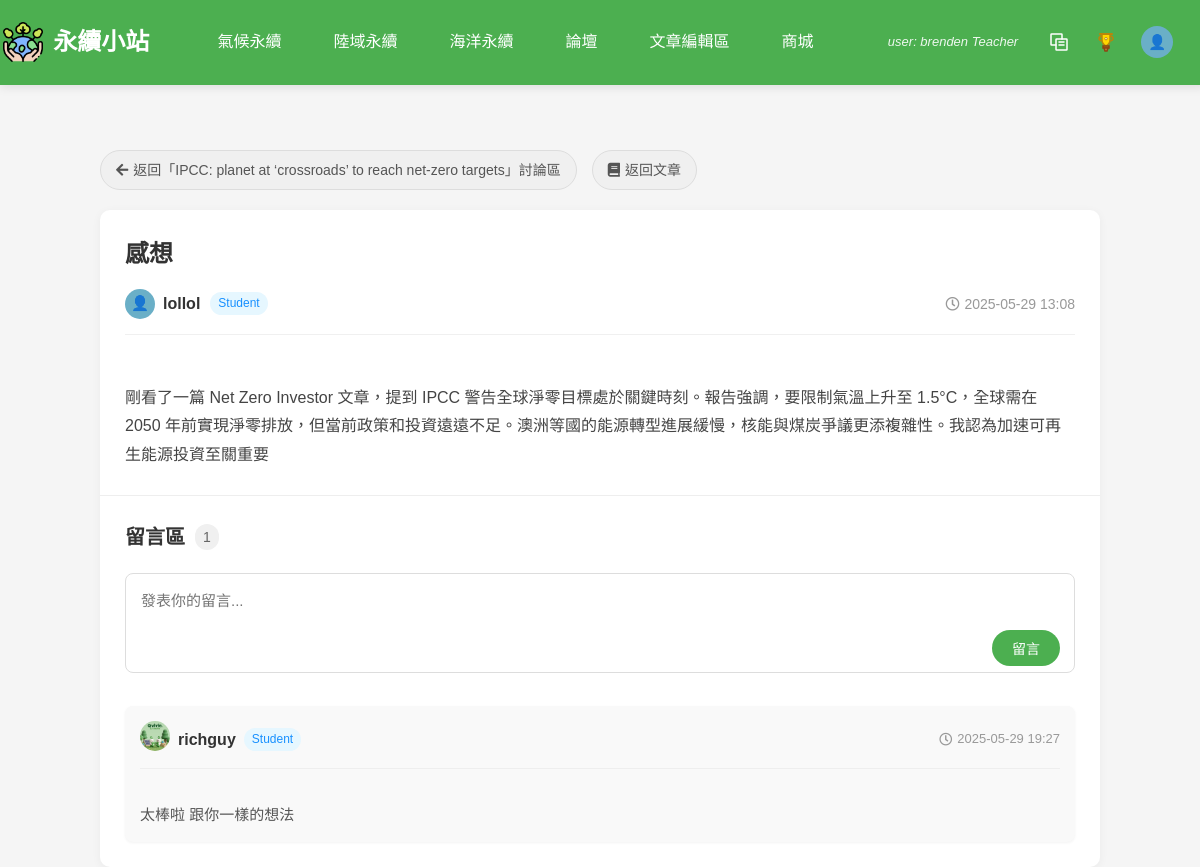
The app's page /php/discuss.php?post_id=5 (signed in) with its own data.
### tables this page shows
CREATE TABLE `article` (
  `ArticleID` int(11) NOT NULL COMMENT '文章編號 (PK)',
  `Title` varchar(100) NOT NULL COMMENT '標題',
  `Category` varchar(50) NOT NULL COMMENT '分類',
  `ImageURL` varchar(255) DEFAULT NULL COMMENT '圖片網址',
  `Description` text DEFAULT NULL COMMENT '簡介',
  `ArticleURL` varchar(255) NOT NULL COMMENT '文章網址',
  `UserID` int(11) NOT NULL,
  `Content` longtext DEFAULT NULL COMMENT '文章內容',
  `created_at` timestamp NOT NULL DEFAULT current_timestamp(),
  `teacher_summary` longtext DEFAULT NULL COMMENT '老師重點整理'
);

CREATE TABLE `communitypost` (
  `PostID` int(11) NOT NULL COMMENT '貼文編號 (PK)',
  `Content` text NOT NULL COMMENT '貼文內容',
  `ImageURL` varchar(255) DEFAULT NULL COMMENT '圖片網址',
  `PostDate` datetime DEFAULT current_timestamp() COMMENT '發文日期',
  `Title` varchar(50) DEFAULT NULL COMMENT '標題',
  `UserID` int(11) NOT NULL COMMENT 'FK to User',
  `ArticleID` int(11) DEFAULT NULL COMMENT '關聯的文章ID'
);

CREATE TABLE `user` (
  `UserID` int(11) NOT NULL COMMENT '使用者編號 (PK)',
  `Username` varchar(50) DEFAULT NULL COMMENT '使用者名稱',
  `Email` varchar(100) NOT NULL COMMENT '電子郵件',
  `Password` varchar(255) NOT NULL COMMENT '密碼 (加密儲存)',
  `JoinDate` datetime DEFAULT current_timestamp() COMMENT '註冊時間',
  `Status` enum('Student','Teacher','Admin') NOT NULL DEFAULT 'Student' COMMENT '使用者身份',
  `reset_token` varchar(255) DEFAULT NULL,
  `token_expire` datetime DEFAULT NULL,
  `AvatarURL` varchar(255) DEFAULT NULL,
  `BackgroundURL` varchar(255) DEFAULT NULL
);

CREATE TABLE `commentarea` (
  `CommentID` int(11) NOT NULL COMMENT '留言編號 (PK)',
  `PostID` int(11) NOT NULL COMMENT '貼文編號 (FK to CommunityPost)',
  `UserID` int(11) NOT NULL COMMENT '使用者編號 (FK to User)',
  `Content` text NOT NULL COMMENT '留言內容',
  `CommentTime` datetime DEFAULT current_timestamp() COMMENT '留言時間',
  `Status` enum('PENDING','APPROVED','DELETED') DEFAULT 'PENDING' COMMENT '留言狀態 (待審核/已通過/已刪除)'
);

### php/discuss.php (the view, shortened to what this page needs)
<?php
require_once 'db_connect.php';
$post_id = isset($_GET['post_id']) && filter_var($_GET['post_id'], FILTER_VALIDATE_INT) ? (int)$_GET['post_id'] : 0;
$sql = "SELECT cp.PostID, cp.Title, cp.Content, cp.PostDate, cp.ImageURL, cp.ArticleID, u.Username, u.Status, u.AvatarURL
        FROM communitypost cp
        JOIN user u ON cp.UserID = u.UserID
        WHERE cp.PostID = ?";
$stmt = mysqli_prepare($conn, $sql);
mysqli_stmt_bind_param($stmt, 'i', $post_id);
if (!mysqli_stmt_execute($stmt)) {
    die('貼文查詢執行失敗: ' . mysqli_stmt_error($stmt));
}
$result = mysqli_stmt_get_result($stmt);
$post = mysqli_fetch_assoc($result);
$sql = "SELECT ca.CommentID, ca.Content, ca.CommentTime, u.UserID, u.Username, u.Status, u.AvatarURL
        FROM commentarea ca
        JOIN user u ON ca.UserID = u.UserID
        WHERE ca.PostID = ?
        ORDER BY ca.CommentTime ASC";
$stmt = mysqli_prepare($conn, $sql);
mysqli_stmt_bind_param($stmt, 'i', $post_id);
if (!mysqli_stmt_execute($stmt)) {
    die('評論查詢執行失敗: ' . mysqli_stmt_error($stmt));
}
$comments = mysqli_stmt_get_result($stmt);
$article_title = '未知文章';
if (isset($post['ArticleID']) && $post['ArticleID'] > 0) {
    $article_sql = "SELECT Title FROM article WHERE ArticleID = ?";
    $article_stmt = mysqli_prepare($conn, $article_sql);
    mysqli_stmt_bind_param($article_stmt, 'i', $post['ArticleID']);
    mysqli_stmt_execute($article_stmt);
    $article_result = mysqli_stmt_get_result($article_stmt);
    $article_row = mysqli_fetch_assoc($article_result);
    $article_title = $article_row ? $article_row['Title'] : '未知文章';
}
?>
<!DOCTYPE html>
<html lang="zh-TW">
<head>
    <link rel="stylesheet" href="../css/nav3.css">
    <link rel="stylesheet" href="../css/discuss.css">
    <link rel="stylesheet" href="https://cdnjs.cloudflare.com/ajax/libs/font-awesome/5.15.4/css/all.min.css">
</head>
<body>
    <?php include 'nav.php'; ?>
    <div style="height: 70px;"></div>
    <div class="forum-container">
        <div class="navigation-links">
            <?php if (isset($post['ArticleID']) && $post['ArticleID'] > 0): ?>
                <a href="luntan.php?article_id=<?php echo $post['ArticleID']; ?>" class="back-link">
                    <i class="fas fa-arrow-left"></i> 返回「<?php echo htmlspecialchars($article_title); ?>」討論區
                </a>
                <a href="article.php?id=<?php echo $post['ArticleID']; ?>" class="back-link">
                    <i class="fas fa-book"></i> 返回文章
                </a>
            <?php else: ?>
                <a href="luntan.php" class="back-link">
                    <i class="fas fa-arrow-left"></i> 返回論壇
                </a>
            <?php endif; ?>
        </div>
        <div class="post-container">
            <div class="post-detail">
                <h1 class="post-title"><?php echo htmlspecialchars($post['Title']); ?></h1>
                <div class="post-meta">
                    <div class="author-info">
                        <?php if (!empty($post['AvatarURL'])): ?>
                            <img src="../<?php echo htmlspecialchars($post['AvatarURL']); ?>" alt="用戶頭像" class/sound/110466.mp3 class="author-avatar" style="width: 30px; height: 30px; border-radius: 50%; margin-right: 8px;">
                        <?php else: ?>
                            <div class="default-avatar" style="width: 30px; height: 30px; border-radius: 50%; background: #6aafc7; display: flex; align-items: center; justify-content: center; margin-right: 8px; overflow: hidden;">
                                <span style="font-size: 0.9rem; color: white;">👤</span>
                            </div>
                        <?php endif; ?>
                        <span class="author-name"><?php echo htmlspecialchars($post['Username']); ?></span>
                        <?php if (!empty($post['Status'])): ?>
                            <span class="author-status"><?php echo htmlspecialchars($post['Status']); ?></span>
                        <?php endif; ?>
                    </div>
                    <div class="post-time">
                        <i class="far fa-clock"></i>
                        <span><?php echo date('Y-m-d H:i', strtotime($post['PostDate'])); ?></span>
                    </div>
                </div>
                <div class="post-content">
                    <?php echo nl2br(htmlspecialchars($post['Content'])); ?>
                </div>
            </div>
            <div class="comments-section">
                <h2 class="section-title">留言區 <span class="comment-count"><?php echo mysqli_num_rows($comments); ?></span></h2>
                <?php if (isset($_SESSION['user_id'])): ?>
                    <div class="comment-form-container">
                        <form method="POST" action="" class="comment-form">
                            <div class="form-group">
                                <textarea name="comment" placeholder="發表你的留言..." required></textarea>
                                <button type="submit" class="submit-btn">留言</button>
                            </div>
                        </form>
                    </div>
                <?php else: ?>
                    <div class="login-prompt">
                        <p>請<a href="user_login.php">登入</a>後發表留言</p>
                    </div>
                <?php endif; ?>
                <div class="comments-list">
                    <?php if (mysqli_num_rows($comments) > 0): ?>
                        <?php while ($comment = mysqli_fetch_assoc($comments)): ?>
                            <div class="comment-card">
                                <div class="comment-header">
                                    <div class="commenter-info">
                                        <?php
                                        $achievement_page = $comment['Status'] === 'teacher' ? 'teacher_achievement.php' : 'achievement.php';
                                        ?>
                                        <?php if (!empty($comment['AvatarURL'])): ?>
                                            <a href="<?php echo $achievement_page; ?>?user_id=<?php echo htmlspecialchars($comment['UserID']); ?>" class="avatar-link" data-user-id="<?php echo htmlspecialchars($comment['UserID']); ?>">
                                                <img src="../<?php echo htmlspecialchars($comment['AvatarURL']); ?>" alt="用戶頭像" class="commenter-avatar" style="width: 30px; height: 30px; border-radius: 50%; margin-right: 8px;">
                                            </a>
                                        <?php endif; ?>
                                        <span class="commenter-name"><?php echo htmlspecialchars($comment['Username']); ?></span>
                                        <?php if (!empty($comment['Status'])): ?>
                                            <span class="commenter-status"><?php echo htmlspecialchars($comment['Status']); ?></span>
                                        <?php endif; ?>
                                    </div>
                                    <div class="comment-time">
                                        <i class="far fa-clock"></i>
                                        <span><?php echo date('Y-m-d H:i', strtotime($comment['CommentTime'])); ?></span>
                                    </div>
                                </div>
                                <div class="comment-content">
                                    <?php echo nl2br(htmlspecialchars($comment['Content'])); ?>
                                </div>
                            </div>
                        <?php endwhile; ?>
                    <?php else: ?>
                        <div class="no-comments">
                            <p>目前還沒有留言，快來發表第一條吧！</p>
                        </div>
                    <?php endif; ?>
                </div>
            </div>
        </div>
    </div>
</body>
</html>

### css/nav3.css (style rules this page uses)
body, html { margin: 0; padding: 0; height: 100%; }

### css/discuss.css (style rules this page uses)
body { font-family: 'Microsoft JhengHei', Arial, sans-serif; line-height: 1.6; color: #333; background-color: #f5f5f5; margin: 0; padding: 0; }
.forum-container { max-width: 1000px; margin: 80px auto 30px; padding: 0 20px; }
.navigation-links { display: flex; gap: 15px; margin-bottom: 20px; flex-wrap: wrap; }
.back-link { display: inline-flex; align-items: center; padding: 8px 15px; background-color: #f0f0f0; color: #555; text-decoration: none; border-radius: 20px; font-size: 14px; transition: all 0.3s ease; border: 1px solid #ddd; }
.back-link i { margin-right: 5px; }
.post-container { background-color: #fff; border-radius: 10px; box-shadow: 0 2px 10px rgba(0, 0, 0, 0.05); overflow: hidden; }
.post-detail { padding: 25px; border-bottom: 1px solid #eee; }
.post-title { font-size: 24px; margin: 0 0 15px 0; color: #333; font-weight: 700; }
.post-meta { display: flex; justify-content: space-between; align-items: center; margin-bottom: 20px; padding-bottom: 15px; border-bottom: 1px solid #f0f0f0; }
.author-info { display: flex; align-items: center; }
.author-name { font-weight: 600; color: #333; margin-right: 10px; }
.author-status { background-color: #e6f7ff; color: #1890ff; padding: 2px 8px; border-radius: 12px; font-size: 12px; }
.post-time { color: #999; font-size: 14px; display: flex; align-items: center; }
.post-time i { margin-right: 5px; }
.post-content { line-height: 1.8; color: #444; font-size: 16px; white-space: pre-line; }
.comments-section { padding: 25px; }
.section-title { font-size: 20px; margin: 0 0 20px 0; display: flex; align-items: center; color: #333; }
.comment-count { background-color: #f0f0f0; color: #666; padding: 2px 8px; border-radius: 12px; font-size: 14px; margin-left: 10px; font-weight: normal; }
.comment-form-container { margin-bottom: 25px; }
.comment-form .form-group { position: relative; }
.comment-form textarea { width: 100%; height: 100px; padding: 15px; border: 1px solid #ddd; border-radius: 8px; resize: none; font-size: 15px; font-family: inherit; box-sizing: border-box; transition: border-color 0.3s; }
.submit-btn { position: absolute; bottom: 15px; right: 15px; padding: 8px 20px; background-color: #4CAF50; color: white; border: none; border-radius: 20px; cursor: pointer; font-size: 14px; transition: background-color 0.3s; }
.comments-list { display: flex; flex-direction: column; gap: 15px; }
.comment-card { background-color: #f9f9f9; border-radius: 8px; padding: 15px; box-shadow: 0 1px 3px rgba(0, 0, 0, 0.05); }
.comment-header { display: flex; justify-content: space-between; align-items: center; margin-bottom: 10px; padding-bottom: 10px; border-bottom: 1px solid #eee; }
.commenter-info { display: flex; align-items: center; }
.commenter-avatar { font-size: 20px; color: #666; margin-right: 8px; }
.commenter-name { font-weight: 600; color: #333; margin-right: 8px; }
.commenter-status { background-color: #e6f7ff; color: #1890ff; padding: 2px 8px; border-radius: 12px; font-size: 12px; }
.comment-time { color: #999; font-size: 13px; display: flex; align-items: center; }
.comment-time i { margin-right: 5px; }
.comment-content { line-height: 1.6; color: #555; font-size: 15px; white-space: pre-line; }

### php/discuss.php (style rules this page uses)
.commenter-avatar { transition: opacity 0.2s ease, transform 0.2s ease; cursor: pointer; }

### php/nav.php (style rules this page uses)
.default-avatar { width: 32px; height: 32px; border-radius: 50%; background: #6aafc7; display: flex; align-items: center; justify-content: center; overflow: hidden; }

### records on screen
article: Title "IPCC: planet at ‘crossroads’ to reach net-zero targets"
communitypost: Title "感想", UserID.Username "lollol", UserID.Status "Student", PostDate "2025-05-29 13:08", Content "剛看了一篇 Net Zero Investor 文章，提到 IPCC 警告全球淨零目標處於關鍵時刻。報告強調，要限制氣溫上升至 1.5°C，全球需在 2050 年前實現淨零排放，但當前政策和投資遠遠不足。澳洲等國的能源轉型進展緩慢，核能與煤炭爭議更添複雜性。我認為加速可再生能源投資至關重要"
commentarea: UserID.AvatarURL (picture), UserID.Username "richguy", UserID.Status "Student", CommentTime "2025-05-29 19:27", Content "太棒啦 跟你一樣的想法"

### other values on screen
$_SESSION['username'] "brenden"
$_SESSION['role'] "Teacher"
mysqli_num_rows($comments) "1"
